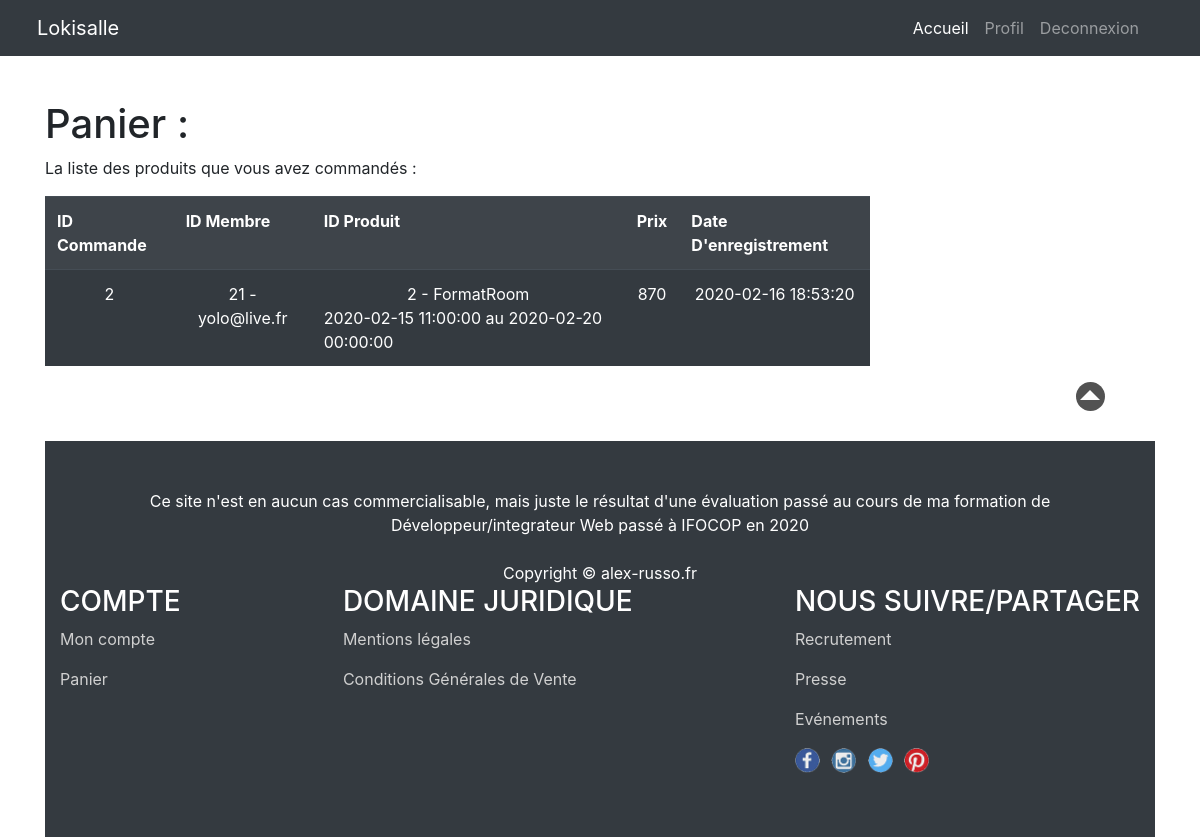
The app's page /panier.php (signed in) with its own data.
### tables this page shows
CREATE TABLE `commande` (
  `id_commande` int(3) NOT NULL,
  `id_membre` int(3) NOT NULL,
  `id_produit` int(3) NOT NULL,
  `date_enregistrement` datetime NOT NULL DEFAULT current_timestamp()
);

CREATE TABLE `membre` (
  `id_membre` int(3) NOT NULL,
  `pseudo` varchar(20) NOT NULL,
  `mdp` varchar(60) NOT NULL,
  `nom` varchar(20) NOT NULL,
  `prenom` varchar(20) NOT NULL,
  `email` varchar(50) NOT NULL,
  `civilite` enum('m','f') NOT NULL,
  `statut` enum('Admin','Membre') NOT NULL DEFAULT 'Membre',
  `date_enregistrement` datetime NOT NULL DEFAULT current_timestamp()
);

CREATE TABLE `salle` (
  `id_salle` int(3) NOT NULL,
  `titre` varchar(200) NOT NULL,
  `description` text NOT NULL,
  `photo` varchar(200) NOT NULL,
  `pays` varchar(20) NOT NULL,
  `ville` varchar(20) NOT NULL,
  `adresse` varchar(50) NOT NULL,
  `cp` int(5) NOT NULL,
  `capacite` int(3) NOT NULL,
  `categorie` enum('réunion','bureau','formation') NOT NULL DEFAULT 'réunion'
);

CREATE TABLE `produit` (
  `id_produit` int(3) NOT NULL,
  `id_salle` int(3) NOT NULL,
  `date_arrivee` datetime NOT NULL,
  `date_depart` datetime NOT NULL,
  `prix` int(3) NOT NULL,
  `etat` enum('libre','reservation') NOT NULL
);

### lib/function.php (called while the page is built, shortened)
<?php
	function internauteEstConnecte()
	{
		if(!isset($_SESSION['membre'])) return false;
		else return true;
	}
?>

### panier.php (the view, shortened to what this page needs)
<?php require "lib/loader.php" ; ?>
<!DOCTYPE html>
<html lang="fr">
	<head>
		<link rel="stylesheet" href="https://stackpath.bootstrapcdn.com/bootstrap/4.4.1/css/bootstrap.min.css">
		<link rel="stylesheet" type="text/css" href="css/style.css">
  		<link href="vendor/bootstrap/css/bootstrap.min.css" rel="stylesheet">
  		<link href="css/shop-homepage.css" rel="stylesheet">
	</head>
	<?php require "template/header.php" ?>
		<div class="row">
		    <div class="col-lg-9">
				<?php
					function readCmdsPanier(){
						$idMembre = $_SESSION['membre']['id_membre'];
						global $connexion;
						$sql = "
						SELECT c.id_commande, c.id_membre, m.email, c.id_produit, s.id_salle, s.titre, p.date_arrivee, p.date_depart, p.prix, c.date_enregistrement
						FROM commande AS c
						JOIN membre AS m
						ON c.id_membre = m.id_membre
						JOIN produit AS p
						ON c.id_produit = p.id_produit
						JOIN salle AS s
						ON p.id_salle = s.id_salle
						WHERE m.id_membre = '$idMembre'
						";
						$requete = $connexion->query($sql, PDO::FETCH_ASSOC);
						if($requete == false){
						}else{
							$requete->execute();
							$resultat = $requete->fetchAll();
							$r = [];
							foreach ($resultat as $row) {
								$cmds["id_commande"] = $row["id_commande"] ;
								$cmds["id_membre"] = $row["id_membre"] ;
								$cmds["email"] = $row["email"] ;
								$cmds["id_produit"] = $row["id_produit"] ;
								$cmds["id_salle"] = $row["id_salle"] ;
								$cmds["titre"] = $row["titre"] ;
								$cmds["date_arrivee"] = $row["date_arrivee"] ;
								$cmds["date_depart"] = $row["date_depart"] ;
								$cmds["prix"] = $row["prix"] ;
								$cmds["date_enregistrement"] = $row["date_enregistrement"] ;
								$r[] = $cmds ;
							}
							return $r;
						}
					}
				?>
				<?php
					if(internauteEstConnecte() || isset($_GET['id_produit'])){
						echo "<h1> Panier : </h1>";
						echo "<p> La liste des produits que vous avez commandés :</p>";
				?>
					<table class="table table-striped table-hover table-dark">
						<tr>
							<th>ID Commande</th>
							<th>ID Membre</th>
							<th>ID Produit</th>
							<th>Prix</th>
							<th>Date D'enregistrement</th>
						</tr>
				<?php
							$listeCmds = readCmdsPanier();
							foreach ($listeCmds as $show) {
								echo "<tr>";
								echo "<td class='text-center'>" . $show["id_commande"] . "</td>";
								echo "<td class='text-center'>" . $show["id_membre"] . " - " . $show["email"] . "</td>";
								echo "<td><div class='text-center'>" . $show["id_salle"] . " - " . $show["titre"] . "</div><div>" . $show["date_arrivee"] . " au " . $show["date_depart"] . "</div></td>";
								echo "<td class='text-center'>" . $show["prix"] . "</td>";
								echo "<td class='text-center'>" . $show["date_enregistrement"] . "</td>";
								echo "</tr>";
							}
						}else{
							echo "<h1> Veuillez vous connecter pour pouvoir afficher la liste</h1>";
						}
				?>
					</table>
			</div>
		</div>
	<?php require_once "template/footer.php" ?>

### css/style.css (style rules this page uses)
body { margin-top: 30px; }

### css/shop-homepage.css (style rules this page uses)
body { padding-top: 70px; }

### records on screen
commande: id_commande "2", id_membre "21", id_membre.email "yolo@live.fr", salle.id_salle "2", salle.titre "FormatRoom", id_produit.date_arrivee "2020-02-15 11:00:00", id_produit.date_depart "2020-02-20 00:00:00", id_produit.prix "870", date_enregistrement "2020-02-16 18:53:20"
